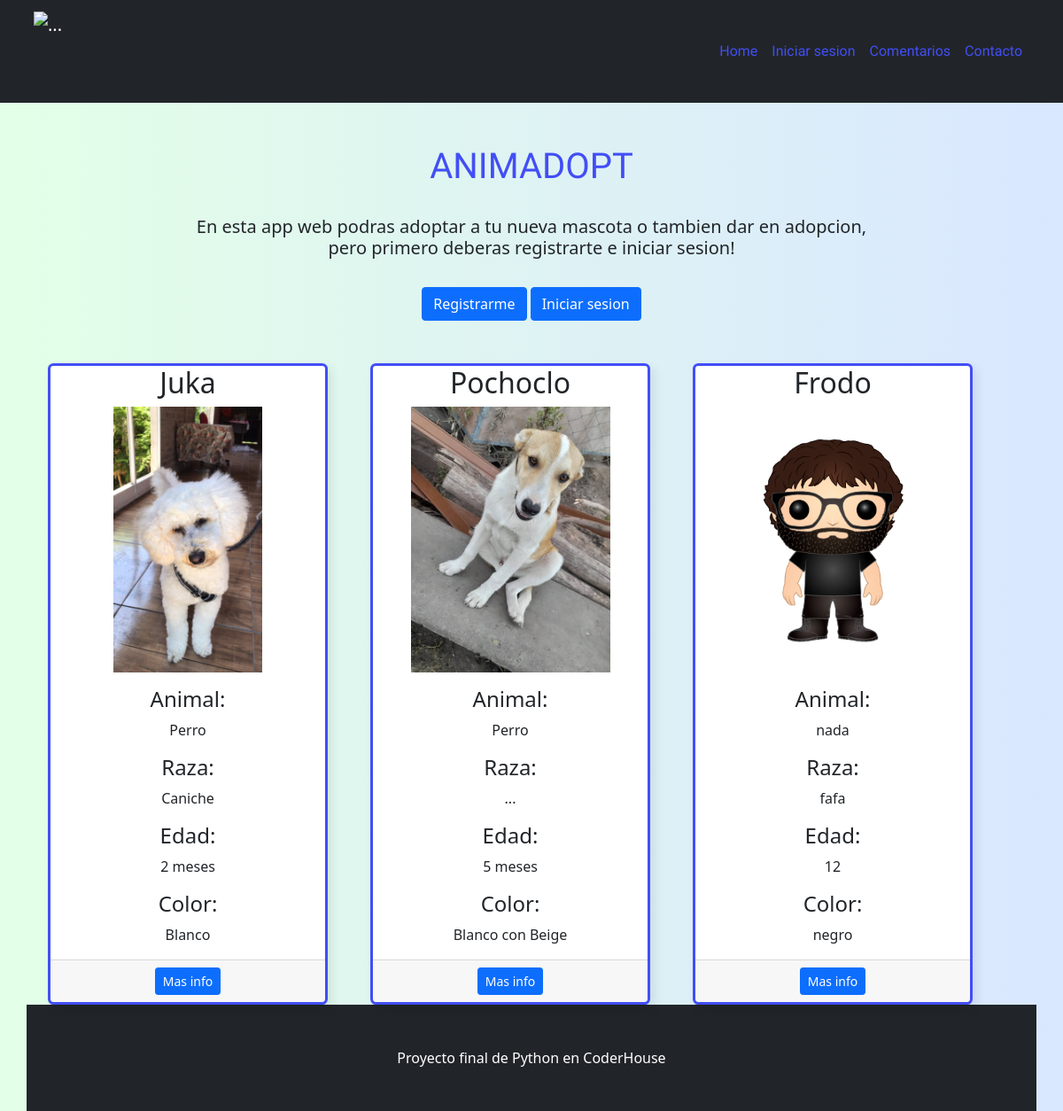
/project/home/, run on the app's committed database.
### blogapp/models.py (models this page shows)
class Mascotas(models.Model):
    nombre = models.CharField(max_length=200)
    animal = models.CharField(max_length=200)
    raza = models.CharField(max_length=100)
    edad = models.CharField(max_length=100)
    color = models.CharField(max_length=200)
    imagen = models.ImageField(upload_to='fotosmascotas', null=True, blank=True)

### blogapp/views.py (the view)
# urls.py: path('home/', mostrar_articulos, name="home"),
def mostrar_articulos(request):
    mascotas = Mascotas.objects.all()
    if request.method == "POST":
        formulario = MascotaFormulario(request.POST, request.FILES)
        if formulario.is_valid():
            mascotas = Mascotas()
            mascotas.nombre = request.POST.get('nombre')
            mascotas.animal = request.POST.get('animal')
            mascotas.raza = request.POST.get('raza')
            mascotas.edad = request.POST.get('edad')
            mascotas.color = request.POST.get('color')
            mascotas.imagen = request.FILES.get('imagen')
            mascotas.save()
        return render(request, "blogapp/mostrar_articulos.html", {"mascotas": mascotas})
    else:
        return render(request, "blogapp/mostrar_articulos.html", {"mascotas": mascotas})

### blogapp/templates/blogapp/mostrar_articulos.html
{% extends 'blogapp/index.html' %}
{% block mascotas %}
    {% if mascotas %}
        {% for mascota in mascotas  %}
        <div class="col-md-4 mb-5; text-center">
            <div style="border-radius: 0.4em;
                        box-shadow: 0.3em 0.3em 0.7em #00000015;
                        transition: border 0.5s cubic-bezier(0.175, 0.885, 0.32, 1.275);
                        border: rgb(66, 78, 246) 0.2em solid;" class="card h-100">
                <div class="card-body; text-center;">
                    <div class="card-title" >
                        <h2> {{mascota.nombre}} </h2>
                    </div>
                        {% if mascota.imagen %}
                            <img style="max-height: 300px;" class="img-fluid" src="{{ mascota.imagen.url }}">
                        {% else %}
                        <img src="https://via.placeholder.com/400x350">
                        {% endif %}
                    <p class="card-text"> <h4>Animal:</h4>{{mascota.animal}} </p>
                    <p class="card-text"> <h4>Raza:</h4>{{mascota.raza}} </p>
                    <p class="card-text"> <h4>Edad:</h4>{{mascota.edad}} </p>
                    <p class="card-text"> <h4>Color:</h4>{{mascota.color}} </p>
                </div>
                <div class="card-footer">
                    <a class="btn btn-primary btn-sm" href=" {% url 'mostrar-mascota' mascota.id %} ">Mas info</a>
                </div>
            </div>
        </div>
        {% endfor %}
    {% endif %}
{% endblock %}

### blogapp/templates/blogapp/index.html (shortened to what this page needs)
<!DOCTYPE html>
<html lang="en">
    <head>
        {% load static %}
        <link href=" {% static 'css/styles.css' %} " rel="stylesheet" />
    </head>
    <body>
        <nav class="navbar navbar-expand-sm navbar-dark bg-dark">
            <div class="container px-2">
                <img class="navbar-brand" src="{% static 'assets/img/catslepp.svg' %}" width="100" height="100" alt="..." />
                <div class="collapse navbar-collapse" id="navbarSupportedContent">
                    <ul class="navbar-nav ms-auto mb-2 mb-lg-0">
                        <li class="nav-item"><a style="font-family: 'Zen Dots', cursive; color: rgb(66, 78, 246);" class="nav-link active" aria-current="page" href=" {% url 'home' %} ">Home</a></li>
                        {% if request.user.is_authenticated%}
                        <li class="nav-item"><a style="font-family: 'Zen Dots', cursive; color: rgb(66, 78, 246);" class="nav-link" href="{% url 'logout' %}">Cerrar sesion</a>
                        <li class="nav-item"><a style="font-family: 'Zen Dots', cursive; color: rgb(66, 78, 246);" class="nav-link" href="{% url 'lcomen' %}">Comentarios</a></li>
                        <li class="nav-item"><a style="font-family: 'Zen Dots', cursive; color: rgb(66, 78, 246);" class="nav-link" href="{% url 'contacto' %}">Contacto</a></li>
                        <li class="nav-item"><a style="font-family: 'Zen Dots', cursive; color: rgb(159, 201, 255);" class="nav-link" href="{% url 'perfil' %}">Hola {{request.user.username}}!</a></li>
                        {% else %}
                        <li class="nav-item"><a style="font-family: 'Zen Dots', cursive; color: rgb(66, 78, 246);" class="nav-link" href="{% url 'login' %}">Iniciar sesion</a></li>
                        <li class="nav-item"><a style="font-family: 'Zen Dots', cursive; color: rgb(66, 78, 246);" class="nav-link" href="{% url 'lcomen' %}">Comentarios</a></li>
                        <li class="nav-item"><a style="font-family: 'Zen Dots', cursive; color: rgb(66, 78, 246);" class="nav-link" href="{% url 'contacto' %}">Contacto</a></li>
                        {% endif %}
                    </ul>
                </div>
            </div>
        </nav>
        <div class="container px-4 px-lg-5; text-center">
            {% if request.user.is_authenticated %}
                <div class="row gx-4 gx-lg-5 align-items-center my-5">
                    <div class="text-center">
                        <div class="text-center">
                            <h1 style="font-family: 'Zen Dots', cursive; color: rgb(66, 78, 246);" >ANIMADOPT</h1>
                            <br>
                            <h5>En esta app web podras adoptar a tu nueva mascota o tambien dar en adopcion!
                                <br>
                                Contanos en los comentarios que aspectos podemos mejorar!
                            </h5>
                            <br>
                        </div>
                    </div>
                </div>
            {% else %}
                <div class="row gx-4 gx-lg-5 align-items-center my-5">
                    <div class="text-center">
                            <div class="text-center">
                                <h1 style="font-family: 'Zen Dots', cursive; color: rgb(66, 78, 246);" >ANIMADOPT</h1>
                                <br>
                                <h5>En esta app web podras adoptar a tu nueva mascota o tambien dar en adopcion,
                                    <br>
                                    pero primero deberas registrarte e iniciar sesion!
                                </h5>
                                <br>
                                <a class="btn btn-primary" href="{% url 'signup' %}">Registrarme</a>
                                <a class="btn btn-primary" href="{% url 'login' %}">Iniciar sesion</a>
                            </div>
                    </div>
                </div>
            {% endif %}
            <div class="row gx-4 gx-lg-5">
                <div class="row gx-4 gx-lg-5">
                {% block mascotas %}
                {% endblock %}
                </div>
        <footer class="py-5 bg-dark">
            <div class="container px-4 px-lg-5"><p class="m-0 text-center text-white">Proyecto final de Python en CoderHouse</p></div>
        </footer>
    </body>
</html>

### blogapp/templates/blogapp/index.html (style rules this page uses)
body { background: linear-gradient(90deg, #e3ffe7 0%, #d9e7ff 100%); }

### data on the page
Mascotas: nombre "Juka", imagen (picture), animal "Perro", raza "Caniche", edad "2 meses", color "Blanco"
Mascotas: nombre "Pochoclo", imagen (picture), animal "Perro", raza "...", edad "5 meses", color "Blanco con Beige"
Mascotas: nombre "Frodo", imagen (picture), animal "nada", raza "fafa", edad "12", color "negro"
